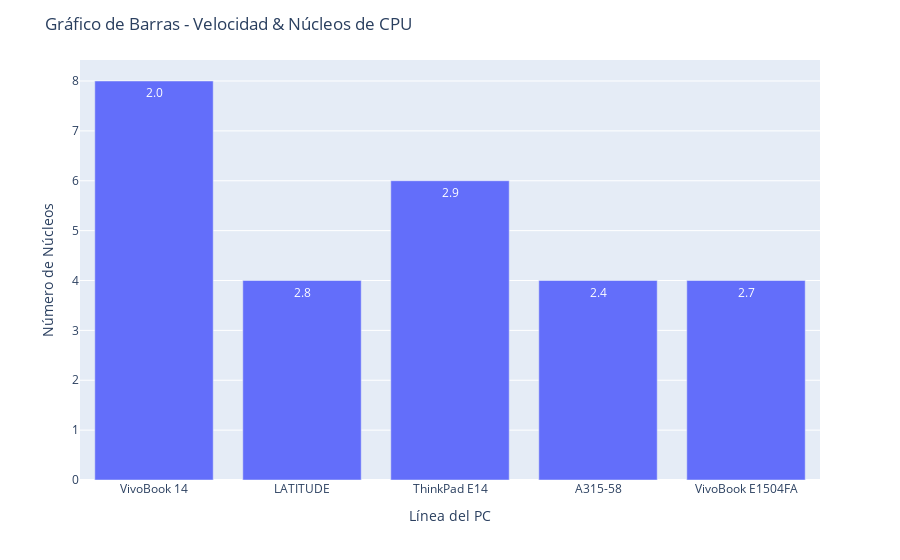

Notebook cell for this chart:
### Markdown cell above
4-Graphic bar type for CPU cores

### Code cell
# Convertir la columna 'NUCLEOS_CPU' a tipo int para que los valores sean numéricos
data['NUCLEOS_CPU'] = data['NUCLEOS_CPU'].astype(int)

# Crear la gráfica de barras utilizando plotly.express
fig = px.bar(data, x='LINEA_PC', y='NUCLEOS_CPU', 
             text='VELOCIDAD_CPU(GHZ)', 
             labels={'VELOCIDAD_CPU(GHZ)': 'Velocidad de CPU (GHz)'})

# Personalizar el diseño del gráfico
fig.update_layout(
    title='Gráfico de Barras - Velocidad & Núcleos de CPU',
    xaxis_title='Línea del PC',
    yaxis_title='Número de Núcleos',
    xaxis_dtick=1  # Mostrar marcas de 1 en 1 en el eje X
)

# Mostrar el gráfico
fig.show()

### Figure 1 — Plotly figure (JSON) as saved in the notebook; plotly's stock layout.template omitted (floating-point values rounded to 4 significant figures)
{"data": [{"alignmentgroup": "True", "hovertemplate": "LINEA_PC=%{x}<br>NUCLEOS_CPU=%{y}<br>Velocidad de CPU (GHz)=%{text}<extra></extra>", "legendgroup": "", "marker": {"color": "#636efa", "pattern": {"shape": ""}}, "name": "", "offsetgroup": "", "orientation": "v", "showlegend": false, "text": ["2.0", "2.8", "2.9", "2.4", "2.7"], "textposition": "auto", "type": "bar", "x": ["VivoBook 14", "LATITUDE", "ThinkPad E14", "A315-58", "VivoBook E1504FA"], "xaxis": "x", "y": [8, 4, 6, 4, 4], "yaxis": "y"}], "layout": {"barmode": "relative", "legend": {"tracegroupgap": 0}, "margin": {"t": 60}, "title": {"text": "Gráfico de Barras - Velocidad & Núcleos de CPU"}, "xaxis": {"anchor": "y", "domain": [0, 1], "dtick": 1, "title": {"text": "Línea del PC"}}, "yaxis": {"anchor": "x", "domain": [0, 1], "title": {"text": "Número de Núcleos"}}}}
